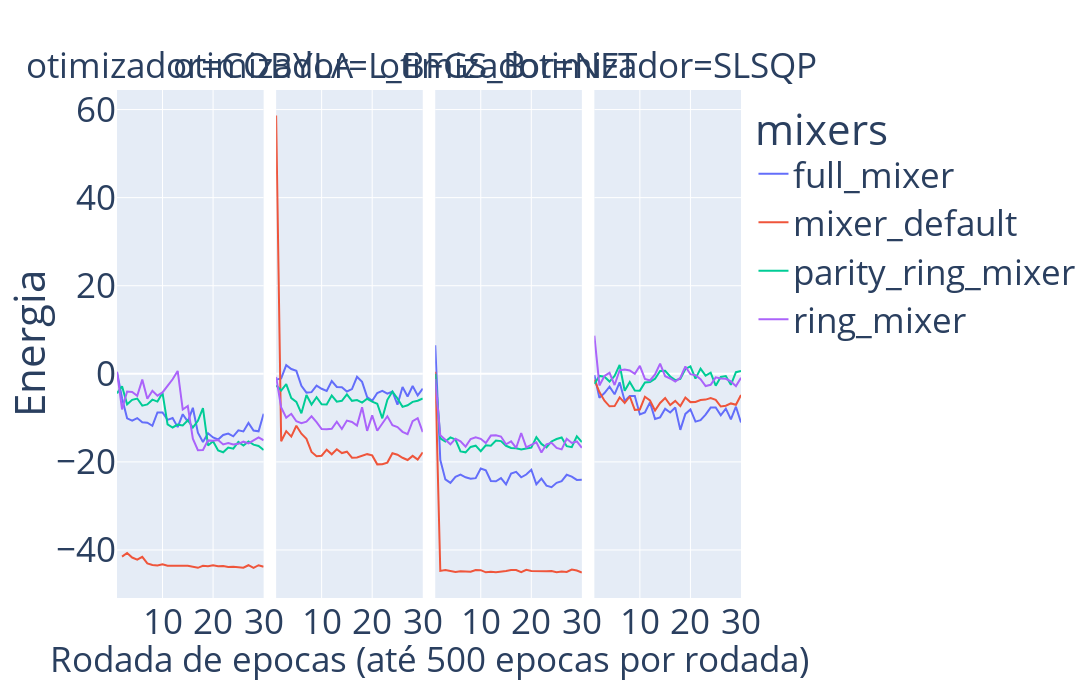

This figure's notebook cell:
### Code cell
df_qaoa_real = df_qaoa.copy()
df_qaoa_real['valor_energia'] = df_qaoa['valor_energia'].apply(lambda x: x.real if isinstance(x, complex) else x)
df_qaoa_real_epoca = df_qaoa_real.loc[df_qaoa_real['nova_epoca'] == True]
df_qaoa_real_epoca = df_qaoa_real_epoca.sort_values(by='epoca')

df_qaoa_real_epoca = df_qaoa_real_epoca.sort_values(by=['mixer', 'otimizador'])

fig = px.line(df_qaoa_real_epoca, x='epoca', y='valor_energia', color='mixer',
              facet_col='otimizador', facet_col_wrap=df_qaoa_real_epoca['otimizador'].nunique(),
              labels={'epoca': '', 'valor_energia': 'Energia'},
              title='')

fig.update_layout(width=width_padrao_display_junto, height=height_padrao_display_junto, legend_title='mixers', font=tamanho_padrao_fonte, margin=tamanho_padrao_margem)
fig.update_xaxes(showticklabels=True, title_text='')

fig.add_annotation(
    text='Rodada de epocas (até 500 epocas por rodada)',
    xref='paper',
    yref='paper',
    x=0.5,
    y=-0.17,
    showarrow=False,
    font=tamanho_padrao_fonte
)

if salvar_figuras:
    nome_figura = f"figuras_qaoa/{num_ativos}_{ambiente_backend}_energia_por_epoca_junto_qaoa.png"
    fig.write_image(nome_figura, width=width_padrao_salvar_junto, height=height_padrao_salvar_junto)

if mostrar_figuras:
    fig.show()

### Figure 1 — Plotly figure (JSON) as saved in the notebook; plotly's stock layout.template omitted (floating-point values rounded to 4 significant figures)
{"data": [{"hovertemplate": "mixer=full_mixer<br>otimizador=COBYLA<br>=%{x}<br>Energia=%{y}<extra></extra>", "legendgroup": "full_mixer", "line": {"color": "#636efa", "dash": "solid"}, "marker": {"symbol": "circle"}, "mode": "lines", "name": "full_mixer", "orientation": "v", "showlegend": true, "type": "scatter", "x": [1, 2, 3, 4, 5, 6, 7, 8, 9, 10, 11, 12, 13, 14, 15, 16, 17, 18, 19, 20, 21, 22, 23, 24, 25, 26, 27, 28, 29, 30], "xaxis": "x", "y": [0.3985, -5.532, -10.12, -10.63, -10.05, -11.03, -11.11, -11.81, -8.771, -8.798, -10.45, -10.04, -12.11, -9.18, -10.86, -7.719, -13.37, -15.47, -13.5, -14.45, -14.93, -13.9, -13.56, -14.2, -12.84, -13.08, -11.15, -12.88, -13.06, -9.062], "yaxis": "y"}, {"hovertemplate": "mixer=full_mixer<br>otimizador=L_BFGS_B<br>=%{x}<br>Energia=%{y}<extra></extra>", "legendgroup": "full_mixer", "line": {"color": "#636efa", "dash": "solid"}, "marker": {"symbol": "circle"}, "mode": "lines", "name": "full_mixer", "orientation": "v", "showlegend": false, "type": "scatter", "x": [1, 2, 3, 4, 5, 6, 7, 8, 9, 10, 11, 12, 13, 14, 15, 16, 17, 18, 19, 20, 21, 22, 23, 24, 25, 26, 27, 28, 29, 30], "xaxis": "x2", "y": [-1.33, -1.056, 1.974, 1.089, 0.6762, -2.724, -4.268, -4.168, -2.668, -3.397, -3.89, -1.636, -2.985, -3.038, -4.009, -3.475, -0.6989, -1.826, -5.302, -6.154, -4.35, -3.889, -4.503, -4.016, -7.011, -2.979, -5.149, -2.779, -4.904, -3.378], "yaxis": "y2"}, {"hovertemplate": "mixer=full_mixer<br>otimizador=NFT<br>=%{x}<br>Energia=%{y}<extra></extra>", "legendgroup": "full_mixer", "line": {"color": "#636efa", "dash": "solid"}, "marker": {"symbol": "circle"}, "mode": "lines", "name": "full_mixer", "orientation": "v", "showlegend": false, "type": "scatter", "x": [1, 2, 3, 4, 5, 6, 7, 8, 9, 10, 11, 12, 13, 14, 15, 16, 17, 18, 19, 20, 21, 22, 23, 24, 25, 26, 27, 28, 29, 30], "xaxis": "x3", "y": [6.479, -19.56, -23.99, -24.78, -23.38, -22.9, -23.5, -23.83, -23.7, -21.52, -21.93, -24.34, -24.4, -23.67, -25.13, -22.67, -22.27, -23.5, -22.87, -21.78, -25.09, -23.79, -25.4, -25.74, -24.75, -24.37, -22.94, -23.36, -24.1, -24.06], "yaxis": "y3"}, {"hovertemplate": "mixer=full_mixer<br>otimizador=SLSQP<br>=%{x}<br>Energia=%{y}<extra></extra>", "legendgroup": "full_mixer", "line": {"color": "#636efa", "dash": "solid"}, "marker": {"symbol": "circle"}, "mode": "lines", "name": "full_mixer", "orientation": "v", "showlegend": false, "type": "scatter", "x": [1, 2, 3, 4, 5, 6, 7, 8, 9, 10, 11, 12, 13, 14, 15, 16, 17, 18, 19, 20, 21, 22, 23, 24, 25, 26, 27, 28, 29, 30], "xaxis": "x4", "y": [-0.2945, -5.47, -4.379, -2.927, -4.656, -1.925, -6.166, -5.046, -5.029, -9.242, -8.764, -6.49, -10.27, -9.888, -7.953, -8.779, -7.672, -12.74, -9.115, -8.097, -10.86, -10.52, -9.268, -7.67, -7.634, -9.433, -7.907, -10.36, -7.473, -11.05], "yaxis": "y4"}, {"hovertemplate": "mixer=mixer_default<br>otimizador=COBYLA<br>=%{x}<br>Energia=%{y}<extra></extra>", "legendgroup": "mixer_default", "line": {"color": "#EF553B", "dash": "solid"}, "marker": {"symbol": "circle"}, "mode": "lines", "name": "mixer_default", "orientation": "v", "showlegend": true, "type": "scatter", "x": [2, 3, 4, 5, 6, 7, 8, 9, 10, 11, 12, 13, 14, 15, 16, 17, 18, 19, 20, 21, 22, 23, 24, 25, 26, 27, 28, 29, 30], "xaxis": "x", "y": [-41.51, -40.68, -41.72, -42.19, -41.55, -43.04, -43.41, -43.54, -43.26, -43.57, -43.61, -43.68, -43.59, -43.6, -43.75, -44.05, -43.6, -43.68, -43.49, -43.69, -43.64, -43.84, -43.81, -43.89, -44.02, -43.47, -44.09, -43.47, -43.83], "yaxis": "y"}, {"hovertemplate": "mixer=mixer_default<br>otimizador=L_BFGS_B<br>=%{x}<br>Energia=%{y}<extra></extra>", "legendgroup": "mixer_default", "line": {"color": "#EF553B", "dash": "solid"}, "marker": {"symbol": "circle"}, "mode": "lines", "name": "mixer_default", "orientation": "v", "showlegend": false, "type": "scatter", "x": [1, 2, 3, 4, 5, 6, 7, 8, 9, 10, 11, 12, 13, 14, 15, 16, 17, 18, 19, 20, 21, 22, 23, 24, 25, 26, 27, 28, 29, 30], "xaxis": "x2", "y": [58.67, -15.31, -13.03, -14.26, -11.79, -13.61, -14.76, -17.74, -18.72, -18.6, -17.24, -18.27, -17.13, -18.0, -17.69, -19.05, -19.01, -18.71, -18.25, -18.53, -20.56, -20.52, -20.16, -18.04, -18.37, -19.07, -19.57, -18.63, -19.47, -17.85], "yaxis": "y2"}, {"hovertemplate": "mixer=mixer_default<br>otimizador=NFT<br>=%{x}<br>Energia=%{y}<extra></extra>", "legendgroup": "mixer_default", "line": {"color": "#EF553B", "dash": "solid"}, "marker": {"symbol": "circle"}, "mode": "lines", "name": "mixer_default", "orientation": "v", "showlegend": false, "type": "scatter", "x": [1, 2, 3, 4, 5, 6, 7, 8, 9, 10, 11, 12, 13, 14, 15, 16, 17, 18, 19, 20, 21, 22, 23, 24, 25, 26, 27, 28, 29, 30], "xaxis": "x3", "y": [0.4816, -44.75, -44.57, -44.86, -45.0, -44.81, -44.83, -44.96, -44.57, -44.58, -45.08, -44.95, -45.05, -44.97, -44.79, -44.56, -44.58, -45.06, -44.49, -44.77, -44.83, -44.92, -44.84, -44.79, -45.03, -44.91, -44.99, -44.44, -44.67, -45.14], "yaxis": "y3"}, {"hovertemplate": "mixer=mixer_default<br>otimizador=SLSQP<br>=%{x}<br>Energia=%{y}<extra></extra>", "legendgroup": "mixer_default", "line": {"color": "#EF553B", "dash": "solid"}, "marker": {"symbol": "circle"}, "mode": "lines", "name": "mixer_default", "orientation": "v", "showlegend": false, "type": "scatter", "x": [1, 2, 3, 4, 5, 6, 7, 8, 9, 10, 11, 12, 13, 14, 15, 16, 17, 18, 19, 20, 21, 22, 23, 24, 25, 26, 27, 28, 29, 30], "xaxis": "x4", "y": [-1.349, -4.136, -6.112, -7.384, -7.344, -5.371, -6.631, -5.155, -8.185, -8.095, -5.206, -6.066, -8.335, -6.614, -5.483, -7.118, -6.159, -7.343, -5.404, -6.429, -6.381, -5.961, -5.859, -5.512, -5.906, -7.426, -7.263, -6.726, -7.04, -4.824], "yaxis": "y4"}, {"hovertemplate": "mixer=parity_ring_mixer<br>otimizador=COBYLA<br>=%{x}<br>Energia=%{y}<extra></extra>", "legendgroup": "parity_ring_mixer", "line": {"color": "#00cc96", "dash": "solid"}, "marker": {"symbol": "circle"}, "mode": "lines", "name": "parity_ring_mixer", "orientation": "v", "showlegend": true, "type": "scatter", "x": [1, 2, 3, 4, 5, 6, 7, 8, 9, 10, 11, 12, 13, 14, 15, 16, 17, 18, 19, 20, 21, 22, 23, 24, 25, 26, 27, 28, 29, 30], "xaxis": "x", "y": [-4.435, -2.838, -6.935, -5.92, -5.618, -7.243, -6.961, -5.878, -6.309, -4.346, -11.48, -12.19, -11.54, -11.72, -10.56, -12.23, -10.69, -7.803, -16.27, -15.31, -17.42, -17.82, -16.73, -16.99, -15.48, -16.29, -15.36, -16.08, -16.37, -17.32], "yaxis": "y"}, {"hovertemplate": "mixer=parity_ring_mixer<br>otimizador=L_BFGS_B<br>=%{x}<br>Energia=%{y}<extra></extra>", "legendgroup": "parity_ring_mixer", "line": {"color": "#00cc96", "dash": "solid"}, "marker": {"symbol": "circle"}, "mode": "lines", "name": "parity_ring_mixer", "orientation": "v", "showlegend": false, "type": "scatter", "x": [1, 2, 3, 4, 5, 6, 7, 8, 9, 10, 11, 12, 13, 14, 15, 16, 17, 18, 19, 20, 21, 22, 23, 24, 25, 26, 27, 28, 29, 30], "xaxis": "x2", "y": [-2.628, -3.799, -2.339, -5.508, -6.368, -8.968, -4.824, -6.977, -5.306, -6.928, -6.965, -4.93, -6.331, -6.146, -4.663, -6.133, -5.974, -6.528, -5.675, -6.341, -6.794, -10.12, -5.912, -4.027, -5.61, -7.514, -7.159, -6.38, -6.117, -5.612], "yaxis": "y2"}, {"hovertemplate": "mixer=parity_ring_mixer<br>otimizador=NFT<br>=%{x}<br>Energia=%{y}<extra></extra>", "legendgroup": "parity_ring_mixer", "line": {"color": "#00cc96", "dash": "solid"}, "marker": {"symbol": "circle"}, "mode": "lines", "name": "parity_ring_mixer", "orientation": "v", "showlegend": false, "type": "scatter", "x": [1, 2, 3, 4, 5, 6, 7, 8, 9, 10, 11, 12, 13, 14, 15, 16, 17, 18, 19, 20, 21, 22, 23, 24, 25, 26, 27, 28, 29, 30], "xaxis": "x3", "y": [-0.02498, -14.68, -15.38, -14.44, -14.92, -17.64, -17.84, -16.6, -16.32, -17.57, -16.22, -16.32, -15.16, -15.28, -16.35, -16.85, -16.9, -17.19, -16.94, -16.78, -14.41, -15.92, -16.72, -15.36, -14.8, -14.46, -16.44, -16.66, -14.22, -15.51], "yaxis": "y3"}, {"hovertemplate": "mixer=parity_ring_mixer<br>otimizador=SLSQP<br>=%{x}<br>Energia=%{y}<extra></extra>", "legendgroup": "parity_ring_mixer", "line": {"color": "#00cc96", "dash": "solid"}, "marker": {"symbol": "circle"}, "mode": "lines", "name": "parity_ring_mixer", "orientation": "v", "showlegend": false, "type": "scatter", "x": [1, 2, 3, 4, 5, 6, 7, 8, 9, 10, 11, 12, 13, 14, 15, 16, 17, 18, 19, 20, 21, 22, 23, 24, 25, 26, 27, 28, 29, 30], "xaxis": "x4", "y": [-2.322, -0.4783, -0.6529, -1.764, -0.483, 2.029, -3.856, -1.844, -3.803, -3.826, -1.973, -1.857, -1.116, 0.6191, 0.681, -0.6091, -1.436, -1.173, 1.105, 1.68, -1.097, 1.188, -0.4251, 0.2424, -2.709, -0.7131, -0.5124, -2.5, 0.3558, 0.6189], "yaxis": "y4"}, {"hovertemplate": "mixer=ring_mixer<br>otimizador=COBYLA<br>=%{x}<br>Energia=%{y}<extra></extra>", "legendgroup": "ring_mixer", "line": {"color": "#ab63fa", "dash": "solid"}, "marker": {"symbol": "circle"}, "mode": "lines", "name": "ring_mixer", "orientation": "v", "showlegend": true, "type": "scatter", "x": [1, 2, 3, 4, 5, 6, 7, 8, 9, 10, 11, 12, 13, 14, 15, 16, 17, 18, 19, 20, 21, 22, 23, 24, 25, 26, 27, 28, 29, 30], "xaxis": "x", "y": [0.463, -8.092, -4.036, -4.13, -4.994, -1.322, -5.656, -3.852, -4.954, -4.221, -2.732, -1.25, 0.6494, -8.109, -7.322, -14.75, -17.34, -17.31, -15.12, -15.18, -15.05, -16.05, -15.71, -16.06, -15.9, -15.42, -15.82, -15.2, -14.43, -15.1], "yaxis": "y"}, {"hovertemplate": "mixer=ring_mixer<br>otimizador=L_BFGS_B<br>=%{x}<br>Energia=%{y}<extra></extra>", "legendgroup": "ring_mixer", "line": {"color": "#ab63fa", "dash": "solid"}, "marker": {"symbol": "circle"}, "mode": "lines", "name": "ring_mixer", "orientation": "v", "showlegend": false, "type": "scatter", "x": [1, 2, 3, 4, 5, 6, 7, 8, 9, 10, 11, 12, 13, 14, 15, 16, 17, 18, 19, 20, 21, 22, 23, 24, 25, 26, 27, 28, 29, 30], "xaxis": "x2", "y": [-0.7037, -7.627, -9.951, -9.087, -10.77, -11.19, -10.85, -9.66, -10.97, -12.56, -12.57, -12.5, -10.87, -12.53, -10.62, -10.93, -11.76, -7.578, -12.96, -9.447, -12.93, -11.31, -9.646, -11.66, -12.11, -13.18, -13.71, -10.78, -10.09, -13.24], "yaxis": "y2"}, {"hovertemplate": "mixer=ring_mixer<br>otimizador=NFT<br>=%{x}<br>Energia=%{y}<extra></extra>", "legendgroup": "ring_mixer", "line": {"color": "#ab63fa", "dash": "solid"}, "marker": {"symbol": "circle"}, "mode": "lines", "name": "ring_mixer", "orientation": "v", "showlegend": false, "type": "scatter", "x": [1, 2, 3, 4, 5, 6, 7, 8, 9, 10, 11, 12, 13, 14, 15, 16, 17, 18, 19, 20, 21, 22, 23, 24, 25, 26, 27, 28, 29, 30], "xaxis": "x3", "y": [-1.17, -13.95, -14.98, -16.02, -14.74, -15.32, -16.55, -14.8, -14.4, -14.77, -15.73, -14.03, -13.97, -14.24, -16.01, -15.34, -16.84, -13.44, -16.69, -16.18, -15.55, -17.87, -16.0, -15.68, -16.84, -17.15, -14.75, -15.69, -15.36, -16.81], "yaxis": "y3"}, {"hovertemplate": "mixer=ring_mixer<br>otimizador=SLSQP<br>=%{x}<br>Energia=%{y}<extra></extra>", "legendgroup": "ring_mixer", "line": {"color": "#ab63fa", "dash": "solid"}, "marker": {"symbol": "circle"}, "mode": "lines", "name": "ring_mixer", "orientation": "v", "showlegend": false, "type": "scatter", "x": [1, 2, 3, 4, 5, 6, 7, 8, 9, 10, 11, 12, 13, 14, 15, 16, 17, 18, 19, 20, 21, 22, 23, 24, 25, 26, 27, 28, 29, 30], "xaxis": "x4", "y": [8.653, -2.645, -0.4806, 0.2278, -2.555, 0.7973, 0.9808, 0.7648, -0.006034, 1.819, -1.16, -1.522, -0.1354, 2.31, -0.552, -1.06, -1.767, -0.9025, 1.653, -0.09336, -0.33, -1.209, -2.776, -2.486, -0.8004, -1.069, -1.125, -1.73, -2.796, -0.9228], "yaxis": "y4"}], "layout": {"annotations": [{"showarrow": false, "text": "otimizador=COBYLA", "x": 0.1175, "xanchor": "center", "xref": "paper", "y": 1, "yanchor": "bottom", "yref": "paper"}, {"showarrow": false, "text": "otimizador=L_BFGS_B", "x": 0.3725, "xanchor": "center", "xref": "paper", "y": 1, "yanchor": "bottom", "yref": "paper"}, {"showarrow": false, "text": "otimizador=NFT", "x": 0.6275, "xanchor": "center", "xref": "paper", "y": 1, "yanchor": "bottom", "yref": "paper"}, {"showarrow": false, "text": "otimizador=SLSQP", "x": 0.8825, "xanchor": "center", "xref": "paper", "y": 1, "yanchor": "bottom", "yref": "paper"}, {"font": {"size": 35}, "showarrow": false, "text": "Rodada de epocas (até 500 epocas por rodada)", "x": 0.5, "xref": "paper", "y": -0.17, "yref": "paper"}], "font": {"size": 35}, "height": 700, "legend": {"title": {"text": "mixers"}, "tracegroupgap": 0}, "margin": {"b": 90, "l": 90, "r": 90, "t": 90}, "width": 3200, "xaxis": {"anchor": "y", "domain": [0, 0.235], "showticklabels": true, "title": {"text": ""}}, "xaxis2": {"anchor": "y2", "domain": [0.255, 0.49], "matches": "x", "showticklabels": true, "title": {"text": ""}}, "xaxis3": {"anchor": "y3", "domain": [0.51, 0.745], "matches": "x", "showticklabels": true, "title": {"text": ""}}, "xaxis4": {"anchor": "y4", "domain": [0.765, 1.0], "matches": "x", "showticklabels": true, "title": {"text": ""}}, "yaxis": {"anchor": "x", "domain": [0, 1], "title": {"text": "Energia"}}, "yaxis2": {"anchor": "x2", "domain": [0, 1], "matches": "y", "showticklabels": false}, "yaxis3": {"anchor": "x3", "domain": [0, 1], "matches": "y", "showticklabels": false}, "yaxis4": {"anchor": "x4", "domain": [0, 1], "matches": "y", "showticklabels": false}}}
